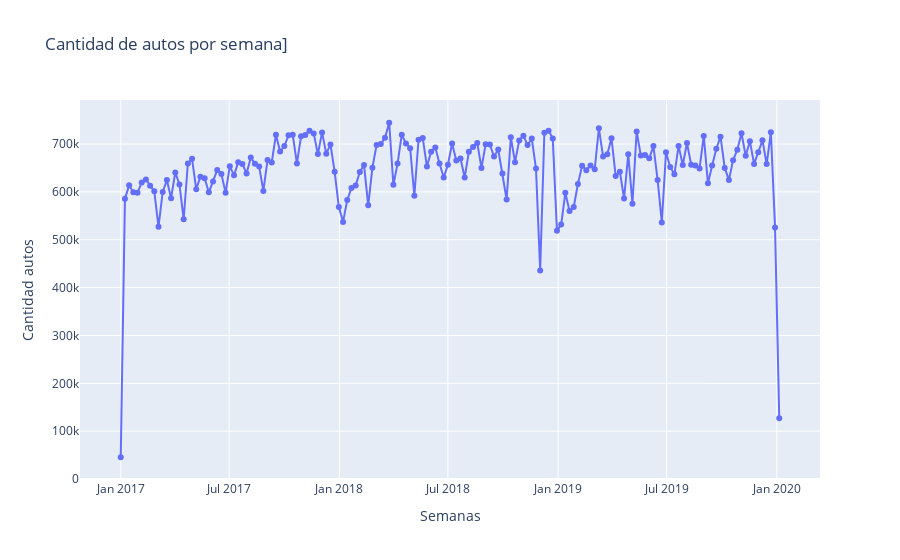

The cell this chart's notebook holds for it:
### Code cell
fig = go.Figure()
fig.add_trace(go.Scatter(x=sem_illia.index, y=sem_illia['cantidad_pasos'], mode='lines+markers'))
fig.update_layout(title='Cantidad de autos por semana]',
                   xaxis_title='Semanas',
                   yaxis_title='Cantidad autos')

### Figure 1 — Plotly figure (JSON) as saved in the notebook; plotly's stock layout.template omitted (floating-point values rounded to 4 significant figures; data arrays with more than 128 entries replaced by an {"elided": "..."} marker saying what was removed)
{"data": [{"mode": "lines+markers", "type": "scatter", "x": {"elided": "158 str values"}, "y": {"elided": "158 int values"}}], "layout": {"autosize": true, "title": {"text": "Cantidad de autos por semana]"}, "xaxis": {"autorange": true, "range": ["2016-10-24 00:39:35.1037", "2020-03-13 23:20:24.8963"], "title": {"text": "Semanas"}, "type": "date"}, "yaxis": {"autorange": true, "range": [-5721.0, 795700.0], "title": {"text": "Cantidad autos"}, "type": "linear"}}}
